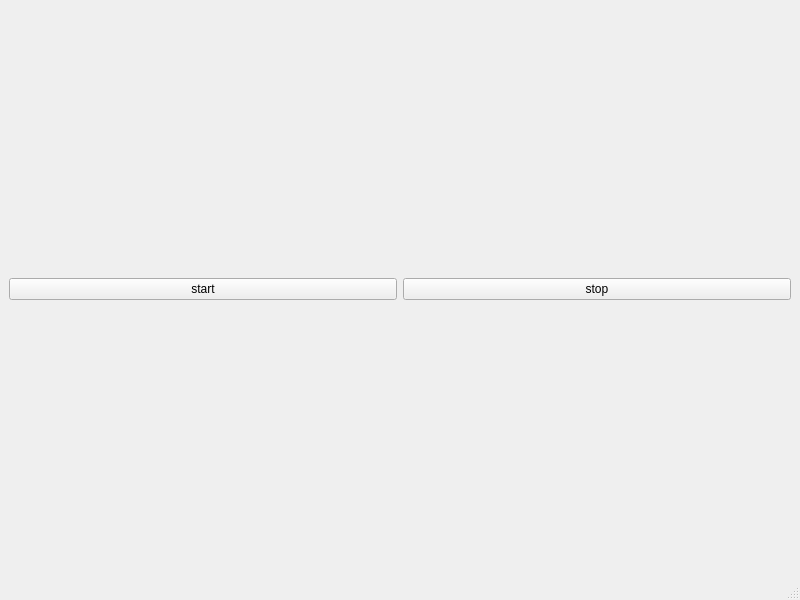
<?xml version="1.0" encoding="UTF-8"?>
<ui version="4.0">
 <class>MainWindow</class>
 <widget class="QMainWindow" name="MainWindow">
  <property name="geometry">
   <rect>
    <x>0</x>
    <y>0</y>
    <width>800</width>
    <height>600</height>
   </rect>
  </property>
  <property name="windowTitle">
   <string>MainWindow</string>
  </property>
  <widget class="QWidget" name="centralwidget">
   <layout class="QHBoxLayout" name="horizontalLayout">
    <item>
     <widget class="QPushButton" name="btnStart">
      <property name="text">
       <string>start</string>
      </property>
     </widget>
    </item>
    <item>
     <widget class="QPushButton" name="btnStop">
      <property name="text">
       <string>stop</string>
      </property>
     </widget>
    </item>
   </layout>
  </widget>
  <widget class="QMenuBar" name="menubar">
   <property name="geometry">
    <rect>
     <x>0</x>
     <y>0</y>
     <width>800</width>
     <height>17</height>
    </rect>
   </property>
  </widget>
  <widget class="QStatusBar" name="statusbar"/>
 </widget>
 <resources/>
 <connections/>
</ui>
